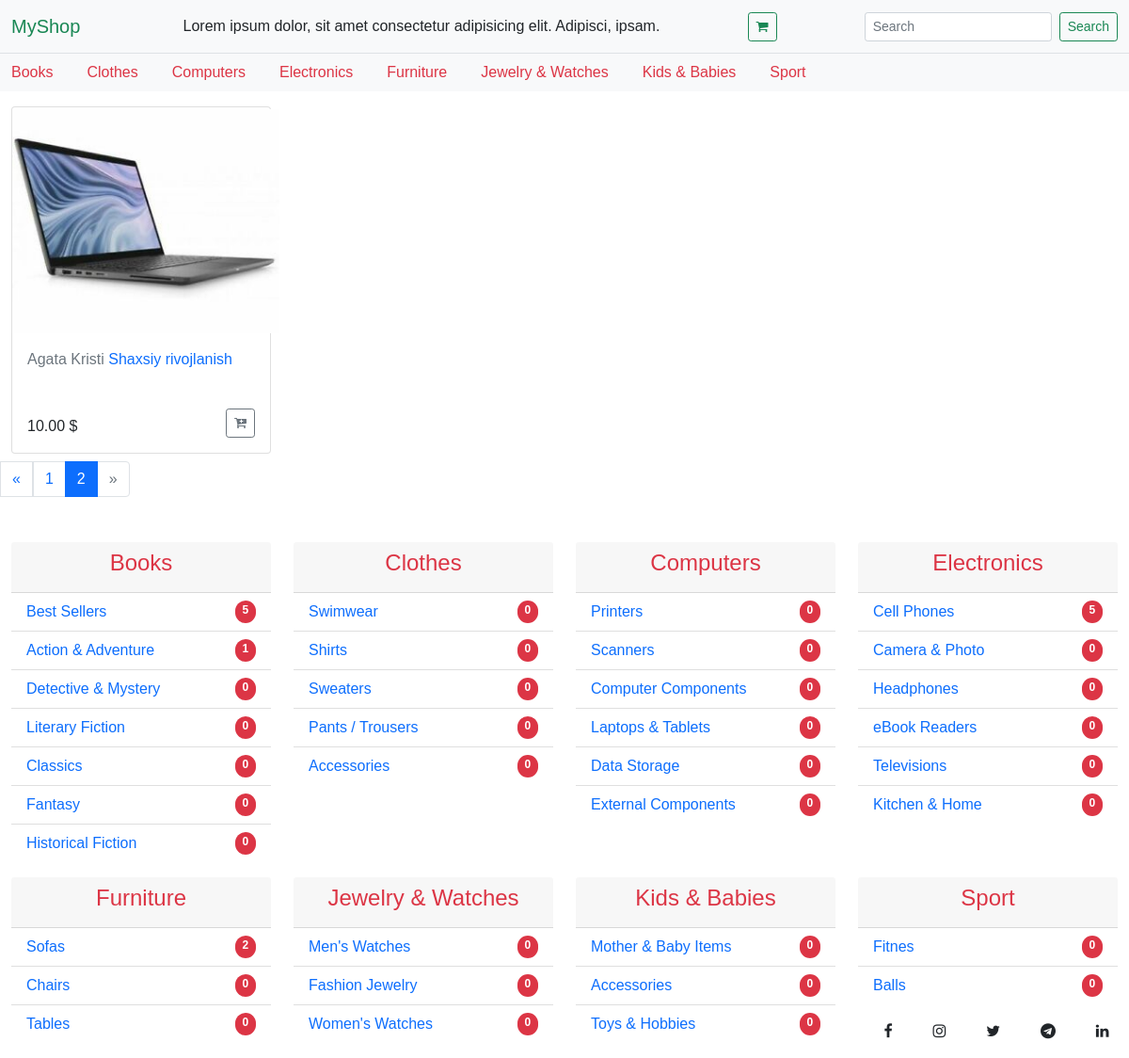
Screenshot of /?page=2 with the database file from the repository.
### shop/models.py (models this page shows, shortened)
class Category(models.Model):
    name = models.CharField(max_length=40)
    slug = models.SlugField(max_length=100,unique=True)
    class Meta:
        ordering = ('name',)
        verbose_name = 'category'
        verbose_name_plural = 'categories'
    def __str__(self):
        return self.name
    def get_absolute_url(self):
        return reverse('category', kwargs={'slug': self.slug})

class Product(models.Model):
    category = models.ForeignKey(SubCategory,related_name='products',on_delete=models.CASCADE)
    manufacturer = models.ForeignKey(Manufacturer,related_name='manufacturer',on_delete=models.CASCADE,blank=True,null=True)
    name = models.CharField(max_length=200,db_index=True)
    slug = models.SlugField(max_length=200,db_index=True)
    image = ResizedImageField(size=[420, 420],upload_to=r'products/%y/%m/%d',blank=True)
    description = models.TextField(blank=True)
    price = models.DecimalField(max_digits=10,decimal_places=2)
    sale_price = models.DecimalField(max_digits=10,decimal_places=2,default=0)
    top = models.BooleanField(default=False)
    available = models.BooleanField(default=True)
    created = models.DateTimeField(auto_now_add=True)
    updated = models.DateTimeField(auto_now=True)
    class Meta:
        ordering = ('-updated','name')
        index_together = (('id','slug'),)
        verbose_name_plural = 'All products'
    def get_absolute_url(self):
        return reverse('item_view', kwargs={'slug':self.category.category.slug,'subslug': self.category.slug,'item_slug':self.slug})

class Manufacturer(models.Model):
    name = models.CharField(max_length=40)
    slug = models.SlugField(max_length=100,unique=True)
    class Meta:
        ordering = ('name',)
    def __str__(self):
        return self.name

class SubCategory(models.Model):
    category = models.ForeignKey(Category,related_name='sub_category',on_delete=models.CASCADE)
    name = models.CharField(max_length=40)
    slug = models.SlugField(max_length=100,unique=True)
    class Meta:
        ordering = ('category',)
        verbose_name = 'SubCategory'
        verbose_name_plural = 'SubCategories'
    def get_absolute_url(self):
        return reverse('subcategory', kwargs={'slug':self.category.slug,'subslug': self.slug})

### shop/views.py (the view)
# urls.py: path('',views.dashboard,name='home'),
def dashboard(request):
    categories = Category.objects.all()
    top_items = Product.objects.all().order_by('-top')
    page = request.GET.get('page',1)
    paginator = Paginator(top_items, 12)
    try:
        top_items = paginator.page(page)
    except PageNotAnInteger:
        top_items = paginator.page(1)
    except EmptyPage:
        top_items = paginator.page(paginator.num_pages)
    nums = request.session.get('product',0)
    request.session['product']=nums+1
    ctx = {
        'categories':categories,
        'top_items':top_items,
    }
    return render(request, 'shop/dashboard.html',ctx)

### shop/templates/shop/dashboard.html (shortened to what this page needs)
{% extends 'base.html' %}
{% block main %}
<div class="container-fluid mt-3">
    <div class="row">
        {% for item in top_items %}
            <div class="col-lg-3 col-sm-6 mb-2">
                <div class="card d-flex h-100">
                    <div class="item-img">
                        <a href="{{ item.get_absolute_url }}">
                            <img src="{{item.image.url}}" class="card-img-top"  alt="">
                        </a>
                    </div>
                    <div class="card-body">
                        <p class="card-title"><a class="text-secondary text-decoration-none" href="#">{{item.manufacturer}}</a>
                            <a class="text-decoration-none" href="{{ item.get_absolute_url }}">
                                {{item.name}}
                            </a>
                        </p>
                    </div>
                    <div class="card-body d-flex justify-content-between align-items-end">
                        {% if item.sale_price > 0 %}
                            <p class="card-text">
                            <span class="text-decoration-line-through text-danger">
                                {{item.price}}
                            </span>
                                {{ item.sale_price }} $
                            </p>
                            <div class="sale">Sale</div>
                        {% else %}
                        <p class="card-text">{{ item.price }} $</p>
                        {% endif %}
                        <form action="{% url "cart_add" item.id %}" method="POST">
                            <button type="submit" class="btn btn-sm btn-outline-secondary">
                                <i class="fa fa-cart-plus" aria-hidden="true"></i>
                            </button>
                        </form>
                    </div>
            </div>
          </div>
        {% endfor %}
        {% if top_items.has_other_pages %}
            <ul class="pagination">
            {% if top_items.has_previous %}
                <li><a class="page-link" href="?page={{ top_items.previous_page_number }}">&laquo;</a></li>
            {% else %}
                <li class="page-item disabled"><span class="page-link">&laquo;</span></li>
            {% endif %}
            {% for i in top_items.paginator.page_range %}
                {% if top_items.number == i %}
                    <li class="page-item active"><span class="page-link" >{{ i }}</span></li>
                {% else %}
                    <li><a class="page-link" href="?page={{ i }}">{{ i }}</a></li>
                {% endif %}
            {% endfor %}
            {% if top_items.has_next %}
                <li class="page-item" ><a class="page-link" href="?page={{ top_items.next_page_number }}">&raquo;</a></li>
            {% else %}
                <li class="page-item disabled"><span class="page-link">&raquo;</span></li>
            {% endif %}
            </ul>
        {% endif %}
    </div>
</div>
{% endblock  %}

### shop/templates/base.html (shortened to what this page needs)
{% load static %}
<!doctype html>
<html lang="en">
  <head>
    <link href="https://cdn.jsdelivr.net/npm/bootstrap@5.0.0-beta1/dist/css/bootstrap.min.css" rel="stylesheet">
    <link rel="stylesheet" href="https://maxcdn.bootstrapcdn.com/font-awesome/4.7.0/css/font-awesome.min.css">
    <link rel="stylesheet" href="{% static 'css/base.css' %}">
  </head>
  <body>
    <nav class="navbar navbar-light bg-light border-bottom">
      <div class="container-fluid">
        <a class="navbar-brand text-success" href="{% url 'home' %}">MyShop</a>
        <div class="d-lg-block d-none">
          Lorem ipsum dolor, sit amet consectetur adipisicing elit. Adipisci, ipsam.
        </div>
        <a href="{% url 'cart_detail' %}">
          <button class="btn btn-sm btn-outline-success" type="submit"><i class="fa fa-shopping-cart"></i></button>
        </a>
        <form class="d-flex">
          <input class="form-control form-control-sm me-2" type="search" placeholder="Search" aria-label="Search">
          <button class="btn btn-sm btn-outline-success" type="submit">Search</button>
        </form>
      </div>
    </nav>
      <nav class="navbar navbar-expand-lg navbar-light bg-light">
        <div class="container-fluid">
          <div class="collapse navbar-collapse" id="navbarTogglerDemo02">
            <ul class="navbar-nav me-auto mb-2 mb-lg-0">
              {% for category in categories %}
                <li class="nav-item">
                  <a class="nav-link active py-lg-0 text-danger" aria-current="page" href="{{ category.get_absolute_url }}">{{ category }}</a>
                </li>
              {% endfor %}
            </ul>
          </div>
        </div>
      </nav>
      {% block main %}
      {% endblock  %}
      <div class="container-fluid">
        <div class="row my-lg-3">
          {% for category in categories %}
              {% if category.sub_category.all %}
              <div class="col-lg-3 col-sm-12 mt-3">
                  <div class="card h-100 border-0">
                      <div class="card-header">
                        <h4 class="text-center"><a class="text-decoration-none text-danger" href="{{ category.get_absolute_url }}">{{ category }}</a></h4>
                      </div>
                      <ul class="list-group list-group-flush">
                          {% for sub in category.sub_category.all %}
                              <li class="list-group-item">
                                      <a class="text-decoration-none d-flex justify-content-between" href="{{sub.get_absolute_url}}">
                                          {{sub.name}}
                                          <span class="badge bg-danger  rounded-pill">{{ sub.products.all.count }}</span>
                                      </a>
                              </li>
                          {% endfor %}
                      </ul>
                    </div>
              </div>
              {% endif %}
          {% endfor %}
      </div>
      <div class="row pb-3 fixed-bottom">
          <div class="col-lg-3 col-sm-12 mt-3">
          </div>
          <div class="col-lg-6 col-sm-12 mt-3">
          </div>
          <div class="col-lg-3 col-sm-12 mt-3 d-flex justify-content-around">
              <a href="#"><i class="fa fa-facebook text-dark"></i></a>
              <a href="#"><i class="fa fa-instagram text-dark"></i></a>
              <a href="#"><i class="fa fa-twitter text-dark"></i></a>
              <a href="#"><i class="fa fa-telegram text-dark"></i></a>
              <a href="#"><i class="fa fa-linkedin text-dark"></i></a>
          </div>
      </div>
      </div>
  </body>
</html>

### shop/static/css/base.css (style rules this page uses)
body { font-family: sans-serif; }
.navbar-nav .nav-item > .nav-link { margin: 0 10px; }
.navbar-nav .nav-item:first-child .nav-link { padding-left: 0; margin-left: 0; }
.item-img { height: 240px; width: auto; padding-top: 2px; }
.card-img-top { height: 100%; width: auto; display: block; margin: 0 auto; }
.card-text { margin-bottom: 0; }

### rows the page displays
Category: name "Books"
Category: name "Clothes"
Category: name "Computers"
Category: name "Electronics"
Category: name "Furniture"
Category: name "Jewelry & Watches"
Category: name "Kids & Babies"
Category: name "Sport"
Product: image (picture), manufacturer "Agata Kristi", name "Shaxsiy rivojlanish", price "10.00"
SubCategory: name "Best Sellers", products.all.count "5"
SubCategory: name "Action & Adventure", products.all.count "1"
SubCategory: name "Detective & Mystery", products.all.count "0"
SubCategory: name "Literary Fiction", products.all.count "0"
SubCategory: name "Classics", products.all.count "0"
SubCategory: name "Fantasy", products.all.count "0"
SubCategory: name "Historical Fiction", products.all.count "0"
SubCategory: name "Swimwear", products.all.count "0"
SubCategory: name "Shirts", products.all.count "0"
SubCategory: name "Sweaters", products.all.count "0"
SubCategory: name "Pants / Trousers", products.all.count "0"
SubCategory: name "Accessories", products.all.count "0"
SubCategory: name "Printers", products.all.count "0"
SubCategory: name "Scanners", products.all.count "0"
SubCategory: name "Computer Components", products.all.count "0"
SubCategory: name "Laptops & Tablets", products.all.count "0"
SubCategory: name "Data Storage", products.all.count "0"
SubCategory: name "External Components", products.all.count "0"
SubCategory: name "Cell Phones", products.all.count "5"
SubCategory: name "Camera & Photo", products.all.count "0"
SubCategory: name "Headphones", products.all.count "0"
SubCategory: name "eBook Readers", products.all.count "0"
SubCategory: name "Televisions", products.all.count "0"
SubCategory: name "Kitchen & Home", products.all.count "0"
SubCategory: name "Sofas", products.all.count "2"
SubCategory: name "Chairs", products.all.count "0"
SubCategory: name "Tables", products.all.count "0"
SubCategory: name "Men's Watches", products.all.count "0"
SubCategory: name "Fashion Jewelry", products.all.count "0"
SubCategory: name "Women's Watches", products.all.count "0"
SubCategory: name "Mother & Baby Items", products.all.count "0"
SubCategory: name "Accessories", products.all.count "0"
SubCategory: name "Toys & Hobbies", products.all.count "0"
SubCategory: name "Fitnes", products.all.count "0"
SubCategory: name "Balls", products.all.count "0"

### other values shown
{{ i }} "1"
{{ i }} "2"
